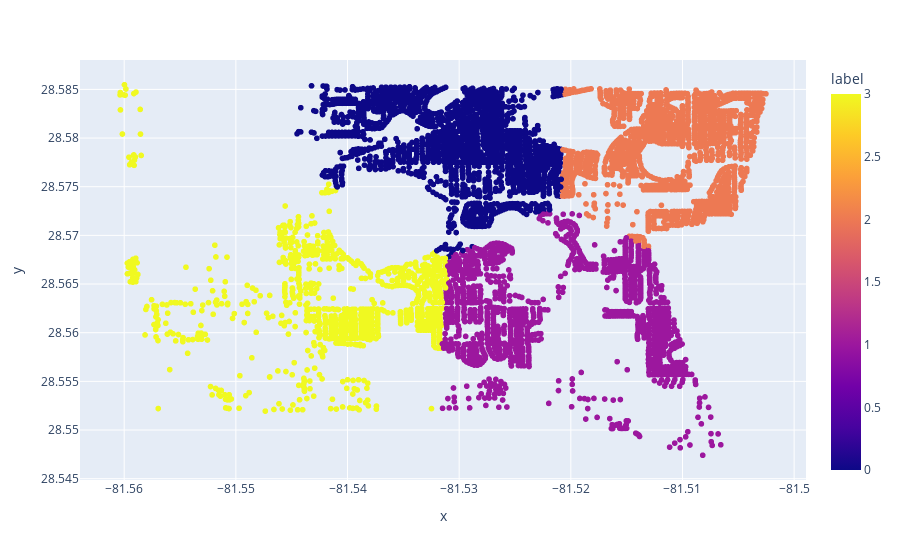

The code cell stored with this chart in its notebook:
### Code cell
from shift.clustering import KmeansClustering
import numpy as np

x_array = np.array([[load.longitude, load.latitude] 
                    for load in loads])
cluster_ = KmeansClustering(4)
clusters = cluster_.get_clusters(x_array)
cluster_.plot_clusters()

### Figure 1 — Plotly figure (JSON) as saved in the notebook; plotly's stock layout.template omitted (floating-point values rounded to 4 significant figures; data arrays with more than 128 entries replaced by an {"elided": "..."} marker saying what was removed)
{"data": [{"hovertemplate": "x=%{x}<br>y=%{y}<br>label=%{marker.color}<extra></extra>", "legendgroup": "", "marker": {"color": {"elided": "4966 int values"}, "coloraxis": "coloraxis", "symbol": "circle"}, "mode": "markers", "name": "", "showlegend": false, "type": "scattergl", "x": {"elided": "4966 float values"}, "xaxis": "x", "y": {"elided": "4966 float values"}, "yaxis": "y"}], "layout": {"coloraxis": {"colorbar": {"title": {"text": "label"}}, "colorscale": [[0, "#0d0887"], [0.1111, "#46039f"], [0.2222, "#7201a8"], [0.3333, "#9c179e"], [0.4444, "#bd3786"], [0.5556, "#d8576b"], [0.6667, "#ed7953"], [0.7778, "#fb9f3a"], [0.8889, "#fdca26"], [1, "#f0f921"]]}, "legend": {"tracegroupgap": 0}, "margin": {"t": 60}, "xaxis": {"anchor": "y", "domain": [0, 1], "title": {"text": "x"}}, "yaxis": {"anchor": "x", "domain": [0, 1], "title": {"text": "y"}}}}
